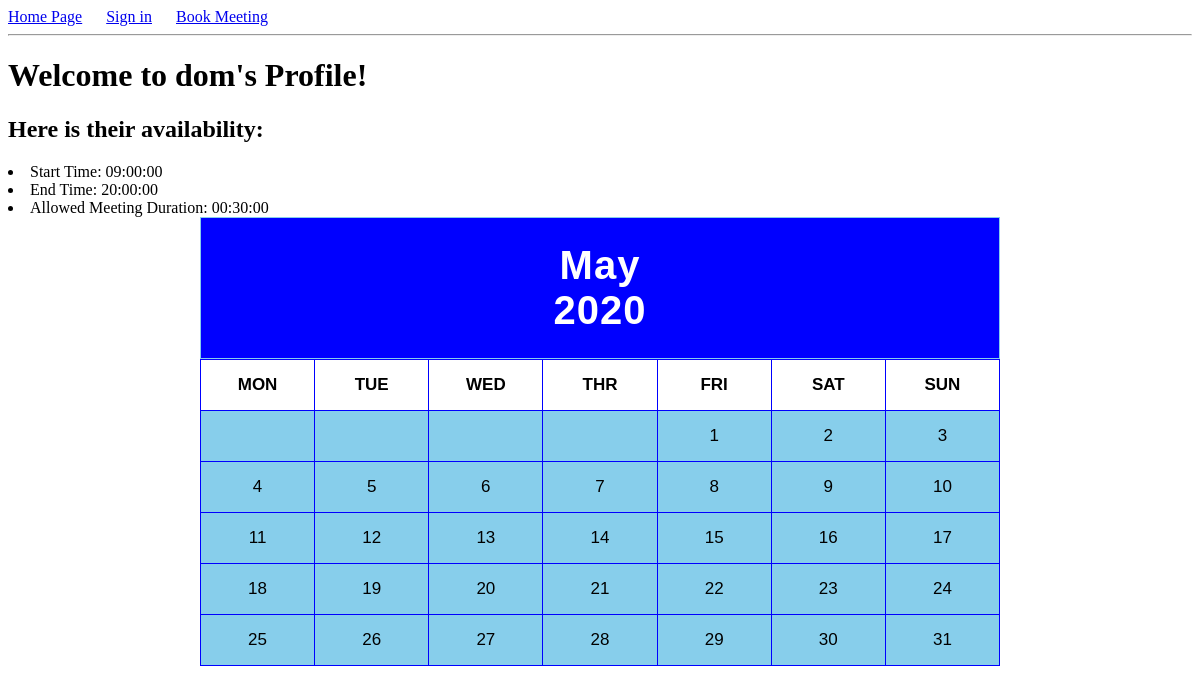
/dom, run on an earlier commit of the app's database.
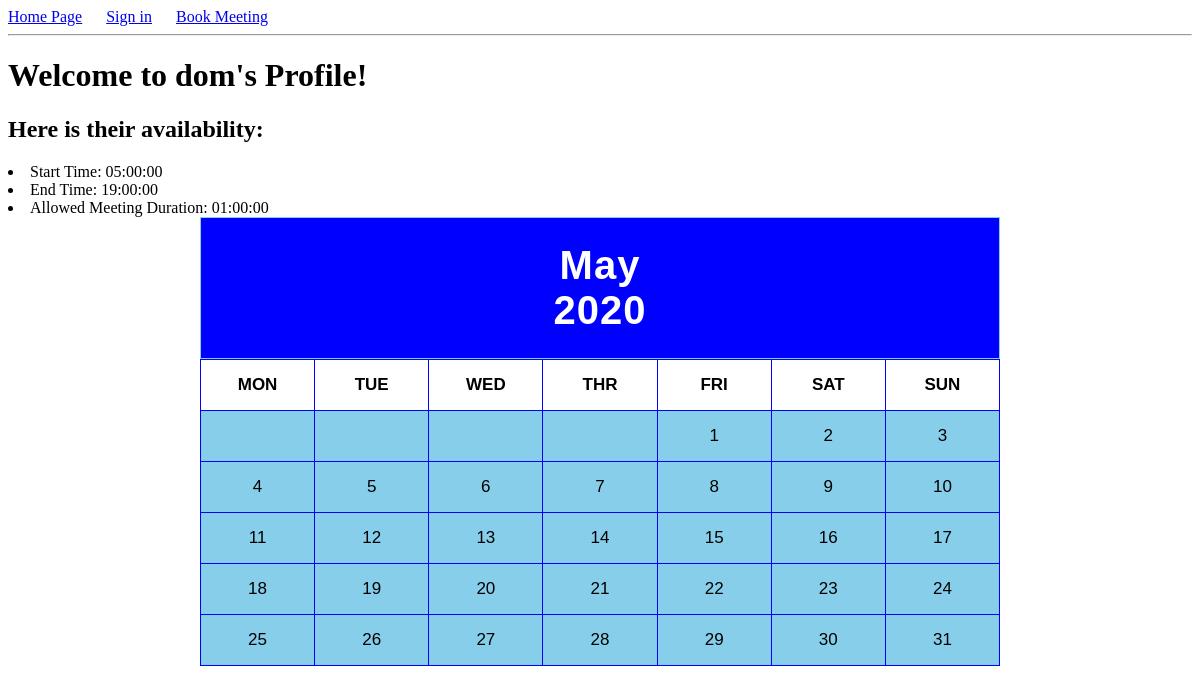
And on a later commit of the database.
### app/models.py (models this page shows, shortened)
class User(db.Model):
    id = db.Column(db.Integer, primary_key=True)
    username = db.Column(db.String(64), index=True, unique=True)
    email = db.Column(db.String(128), index=True, unique=True)
    password_hash = db.Column(db.String(128))
    availability_start = db.Column(db.Time, default= time(9, 0, 0))
    availability_end = db.Column(db.Time, default= time(15, 0, 0))
    meeting_duration = db.Column(db.Time, default= time(0, 30, 0))

### app/routes.py (the view)
@app.route('/<username>')
def profile(username):
    today = datetime.datetime.today()
    year = today.year
    month = calendar.month_name[today.month]
    listofdays = calendar.monthcalendar(year, today.month)
    if current_user.is_active:
        flash("Only guests may view other creators' profiles")
        return redirect(url_for('home'))
    found = False
    name = username
    users = User.query.all()
    for u in users:
        if name == u.username:
            found = True
            user = u
    if not found:
        flash('User "' + name + '" Not Found')
        return redirect(url_for('home'))
    return render_template('profile.html', title = 'Creator Profile',
                           year=year, month=month, listofdays=listofdays,
                           user = user)

### app/templates/profile.html (shortened to what this page needs)
{% extends "base.html" %}
{% block content %}
    <h1>Welcome to {{ user.username }}'s Profile!</h1>
    <h2>Here is their availability:</h2>
    <li>Start Time: {{ user.availability_start }}</li>
    <li>End Time: {{ user.availability_end }}</li>
    <li>Allowed Meeting Duration: {{ user.meeting_duration }}</li>
   <head>
    </head>
<body>
     <div class="container">
           <div class="month">
                    <strong>{{ month }}</strong>
                    <br>
                    <strong>{{ year }}</strong>
          </div>
          <table>
               <tr>
                    <th>MON</th>
                    <th>TUE</th>
                    <th>WED</th>
                    <th>THR</th>
                    <th>FRI</th>
                    <th>SAT</th>
                    <th>SUN</th>
               </tr>
               <tr>
                    <td>{% if listofdays[0][0] != 0 %} {{ listofdays[0][0] }} {% endif %}</td>
                    <td>{% if listofdays[0][1] != 0 %} {{ listofdays[0][1] }} {% endif %}</td>
                    <td>{% if listofdays[0][2] != 0 %} {{ listofdays[0][2] }} {% endif %}</td>
                    <td>{% if listofdays[0][3] != 0 %} {{ listofdays[0][3] }} {% endif %}</td>
                    <td>{% if listofdays[0][4] != 0 %} {{ listofdays[0][4] }} {% endif %}</td>
                    <td>{% if listofdays[0][5] != 0 %} {{ listofdays[0][5] }} {% endif %}</td>
                    <td>{% if listofdays[0][6] != 0 %} {{ listofdays[0][6] }} {% endif %}</td>
               </tr>
               <tr>
                    <td>{{ listofdays[1][0] }}</td>
                    <td>{{ listofdays[1][1] }}</td>
                    <td>{{ listofdays[1][2] }}</td>
                    <td>{{ listofdays[1][3] }}</td>
                    <td>{{ listofdays[1][4] }}</td>
                    <td>{{ listofdays[1][5] }}</td>
                    <td>{{ listofdays[1][6] }}</td>
               </tr>
               <tr>
                    <td>{{ listofdays[2][0] }}</td>
                    <td>{{ listofdays[2][1] }}</td>
                    <td>{{ listofdays[2][2] }}</td>
                    <td>{{ listofdays[2][3] }}</td>
                    <td>{{ listofdays[2][4] }}</td>
                    <td>{{ listofdays[2][5] }}</td>
                    <td>{{ listofdays[2][6] }}</td>
               </tr>
               <tr>
                    <td>{{ listofdays[3][0] }}</td>
                    <td>{{ listofdays[3][1] }}</td>
                    <td>{{ listofdays[3][2] }}</td>
                    <td>{{ listofdays[3][3] }}</td>
                    <td>{{ listofdays[3][4] }}</td>
                    <td>{{ listofdays[3][5] }}</td>
                    <td>{{ listofdays[3][6] }}</td>
               </tr>
               <tr>
                    <td>{% if listofdays[4][0] != 0 %} {{ listofdays[4][0] }} {% endif %}</td>
                    <td>{% if listofdays[4][1] != 0 %} {{ listofdays[4][1] }} {% endif %}</td>
                    <td>{% if listofdays[4][2] != 0 %} {{ listofdays[4][2] }} {% endif %}</td>
                    <td>{% if listofdays[4][3] != 0 %} {{ listofdays[4][3] }} {% endif %}</td>
                    <td>{% if listofdays[4][4] != 0 %} {{ listofdays[4][4] }} {% endif %}</td>
                    <td>{% if listofdays[4][5] != 0 %} {{ listofdays[4][5] }} {% endif %}</td>
                    <td>{% if listofdays[4][6] != 0 %} {{ listofdays[4][6] }} {% endif %}</td>
               </tr>
          </table>
     </div>
</body>
{% endblock %}

### app/templates/base.html (shortened to what this page needs)
<!DOCTYPE html>
<html>
    <head>
    </head>
    <body>
       <div>
        <a href="{{ url_for('home') }}">Home Page</a>
        {% if current_user.is_active == False %}
        &emsp; <a href="{{ url_for('login') }}">Sign in</a>
        &emsp; <a href="{{ url_for('search_users') }}">Book Meeting</a>
        {% endif %}
     </div>
       <hr>
       {% block content %}{% endblock %}
    </body>
</html>

### app/templates/base.html (style rules this page uses)
body { background-image: url('https://thumbs.dreamstime.com/b/elegant-web-background-earth-waves-23109063.jpg'); }

### app/templates/profile.html (style rules this page uses)
body { background: white; background-image: url('https://thumbs.dreamstime.com/b/elegant-web-background-earth-waves-23109063.jpg'); }
.container { max-width: 800px; margin: auto; font-family: sans-serif; }
.month { text-align: center; background: blue; font-size: 2.5em; letter-spacing: 1px; color: white; padding: 25px; border: 1px solid skyblue; }
table, th, td { width: 100%; table-layout: fixed; text-align: center; font-size: 17px; border-collapse: collapse; border: 1px solid blue; }
tr, th, td { padding: 15px; }
th { background: white; color: black; }
td { background: skyblue; }

What changed in the data, as far as the page shows it:
changed User "dom": availability_start "09:00:00" → "05:00:00"; availability_end "20:00:00" → "19:00:00"; meeting_duration "00:30:00" → "01:00:00"
